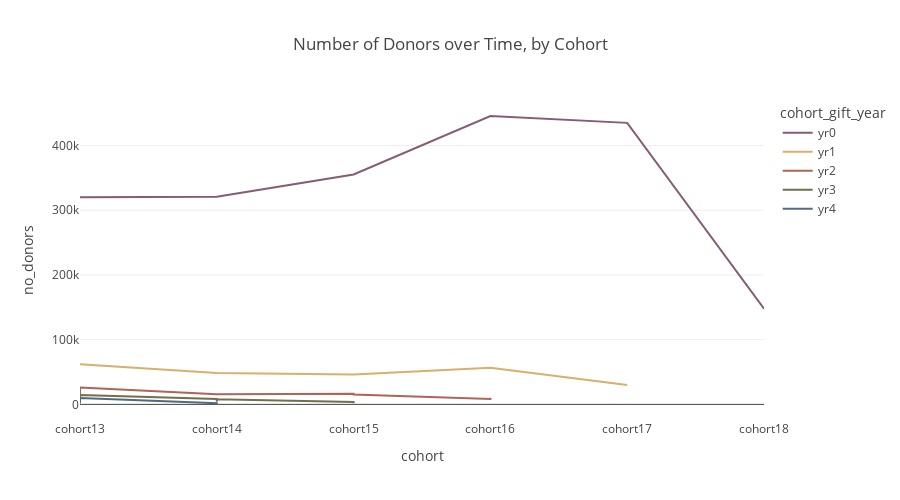

The notebook cell this image was saved under:
### Code cell
fig = px.line(cohort_gift_years.query('neg_yr=="1"'), x="cohort", y='no_donors', color='cohort_gift_year', 
                 #trendline='ols', trendline_color_override='darkblue',
            title="Number of Donors over Time, by Cohort", template='xgridoff', color_discrete_sequence=px.colors.qualitative.Antique,
           # color_discrete_sequence =['red','seagreen', 'tomato', 'mediumseagreen'],
           # hover_data=['cohort', 'no_donors', 'count_yr2'],
            # labels={'cohort':'class'}, 
             height=500)
 #barmode='group', labels={'index':'year', 'y':'amount ($)'}, 
#fig.update_xaxes(type='category')
fig.show()

### Figure 1 — Plotly figure (JSON) as saved in the notebook; plotly's stock layout.template omitted (floating-point values rounded to 4 significant figures)
{"data": [{"hovertemplate": "cohort_gift_year=yr0<br>cohort=%{x}<br>no_donors=%{y}<extra></extra>", "legendgroup": "yr0", "line": {"color": "rgb(133, 92, 117)", "dash": "solid"}, "mode": "lines", "name": "yr0", "orientation": "v", "showlegend": true, "type": "scatter", "x": ["cohort13", "cohort14", "cohort15", "cohort16", "cohort17", "cohort18"], "xaxis": "x", "y": [320069, 320673, 355137, 445598, 434991, 147945], "yaxis": "y"}, {"hovertemplate": "cohort_gift_year=yr1<br>cohort=%{x}<br>no_donors=%{y}<extra></extra>", "legendgroup": "yr1", "line": {"color": "rgb(217, 175, 107)", "dash": "solid"}, "mode": "lines", "name": "yr1", "orientation": "v", "showlegend": true, "type": "scatter", "x": ["cohort13", "cohort14", "cohort15", "cohort16", "cohort17"], "xaxis": "x", "y": [62130, 48667, 46078, 56538, 29990], "yaxis": "y"}, {"hovertemplate": "cohort_gift_year=yr2<br>cohort=%{x}<br>no_donors=%{y}<extra></extra>", "legendgroup": "yr2", "line": {"color": "rgb(175, 100, 88)", "dash": "solid"}, "mode": "lines", "name": "yr2", "orientation": "v", "showlegend": true, "type": "scatter", "x": ["cohort13", "cohort13", "cohort14", "cohort14", "cohort15", "cohort15", "cohort16", "cohort16"], "xaxis": "x", "y": [16153, 26080, 15786, 15739, 16520, 15323, 8338, 10335], "yaxis": "y"}, {"hovertemplate": "cohort_gift_year=yr3<br>cohort=%{x}<br>no_donors=%{y}<extra></extra>", "legendgroup": "yr3", "line": {"color": "rgb(115, 111, 76)", "dash": "solid"}, "mode": "lines", "name": "yr3", "orientation": "v", "showlegend": true, "type": "scatter", "x": ["cohort13", "cohort13", "cohort13", "cohort13", "cohort14", "cohort14", "cohort14", "cohort14", "cohort15", "cohort15", "cohort15", "cohort15"], "xaxis": "x", "y": [8968, 4310, 5037, 14320, 8220, 3936, 4173, 7961, 3535, 2115, 1737, 4597], "yaxis": "y"}, {"hovertemplate": "cohort_gift_year=yr4<br>cohort=%{x}<br>no_donors=%{y}<extra></extra>", "legendgroup": "yr4", "line": {"color": "rgb(82, 106, 131)", "dash": "solid"}, "mode": "lines", "name": "yr4", "orientation": "v", "showlegend": true, "type": "scatter", "x": ["cohort13", "cohort13", "cohort13", "cohort13", "cohort13", "cohort13", "cohort13", "cohort13", "cohort14", "cohort14", "cohort14", "cohort14", "cohort14", "cohort14", "cohort14", "cohort14"], "xaxis": "x", "y": [5010, 2195, 1453, 1898, 2196, 1962, 2337, 9878, 1902, 913, 582, 837, 797, 853, 628, 3220], "yaxis": "y"}], "layout": {"height": 500, "legend": {"title": {"text": "cohort_gift_year"}, "tracegroupgap": 0}, "title": {"text": "Number of Donors over Time, by Cohort"}, "xaxis": {"anchor": "y", "domain": [0, 1], "title": {"text": "cohort"}}, "yaxis": {"anchor": "x", "domain": [0, 1], "title": {"text": "no_donors"}}}}
